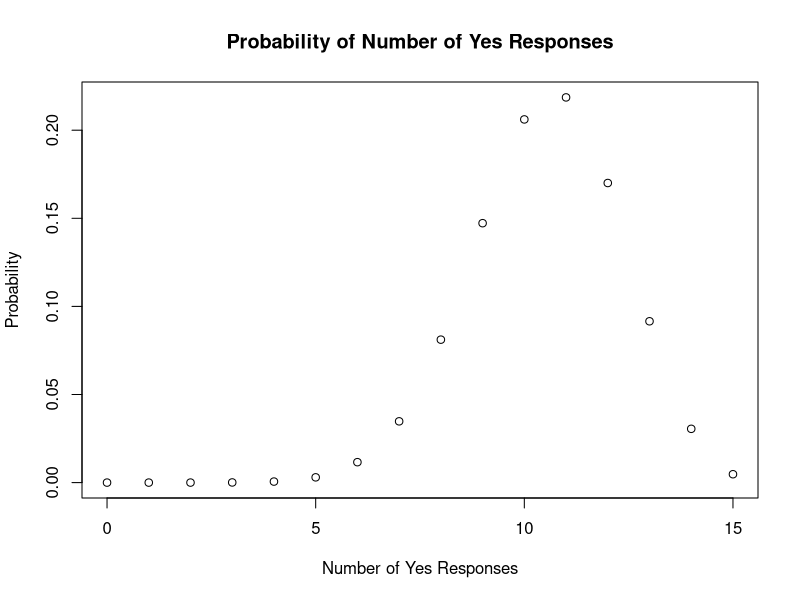
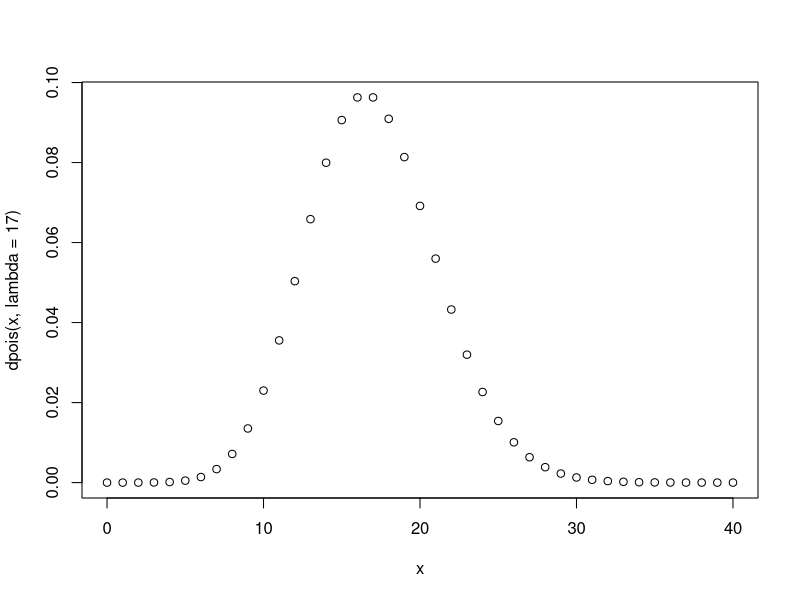
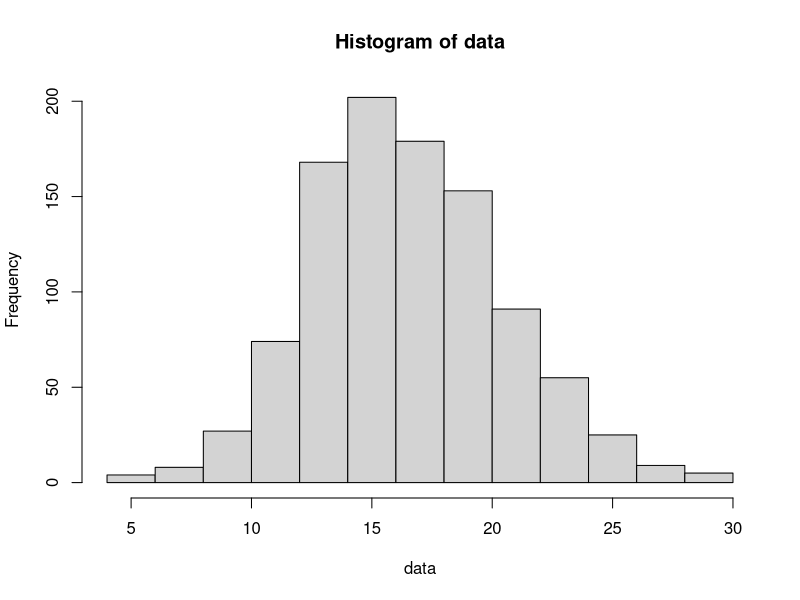
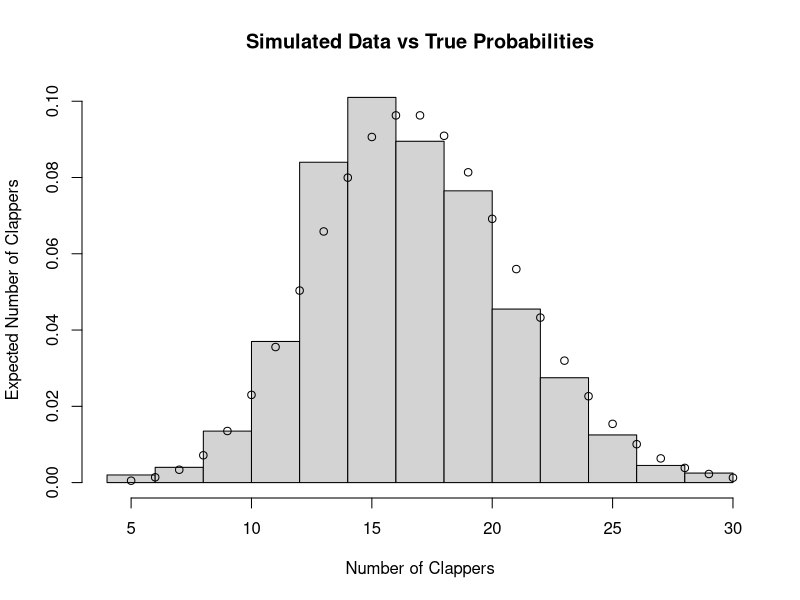

Reproduce these figures in R, in order.
#We have n = 300 participants, and a probability of success p = 0.7. Therefore, our expected number of “yes” responses out of this group is:
n = 300
p = 0.7
n*p

#What is the variance of this random variable?
n*p*(1-p)

#Now let’s return our attention to the active focus group. Let’s suppose your group consists of 15 people. Then you will have as few as zero yes responses and as many as 15. Let’s plot the probability of each of the 16 possibilities.

x <- 0:15
plot(x, dbinom(x, size = 15, prob = 0.7),
     main = "Probability of Number of Yes Responses",
     xlab = "Number of Yes Responses",
     ylab = "Probability")
1


#simulate 1000 more focus groups
data <- rbinom(1000, size = 15, prob = 0.7)
mean(data)
var(data)

#Let’s look at a similar experiment using the Poisson distribution. Every lecture, on average, 17 students clap
#at the end of my lecture (no not really, the actual number is much much much closer to zero). Pretending
#that the number is actually 17, I would like to predict the number who will clap at the end of my next lecture
#so I can know how good I will feel on the way back to my office.
#Similar to above, let’s plot the probability of the number of clappers from 0 up to 50.

x <- 0:40
plot(x,dpois(x, lambda = 17))

#simulate 1000
data <- rpois(1000, lambda = 17)
mean(data)

var(data)

#plot
x <- c(5:30)
invisible(plot(hist(data), freq = FALSE,
               main = "Simulated Data vs True Probabilities",
               xlab = "Number of Clappers",
               ylab = "Expected Number of Clappers"))

#overlay points
points(x, dpois(x, lambda = 17))


#change1

#change2

#change3

#change4
